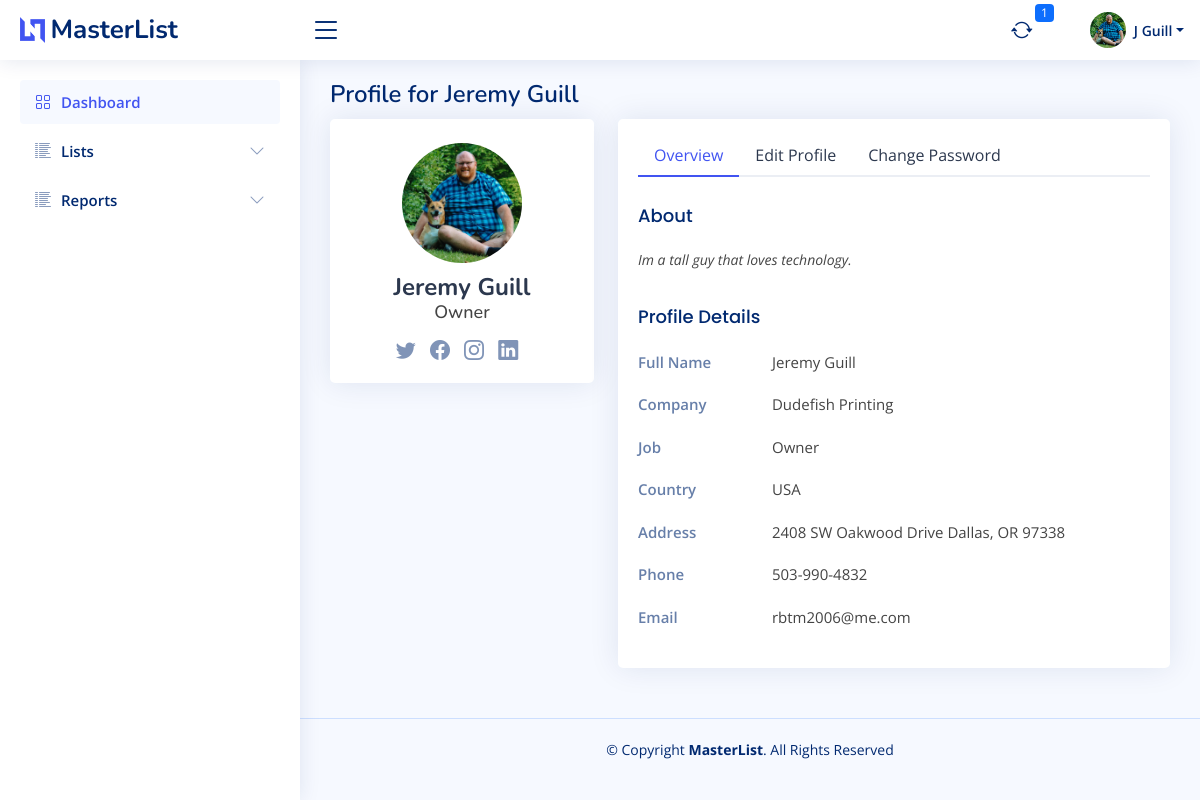
The app's page /profile (signed in) with its own data.
### bazaar/models.py (models this page shows)
class User(db.Model, UserMixin):
    id = db.Column(db.Integer, primary_key=True)
    firstname = db.Column(db.String(150))
    lastname = db.Column(db.String(150))
    company = db.Column(db.String(150))
    title = db.Column(db.String(50))
    aboutme = db.Column(db.Text)
    address = db.Column(db.String(150))
    city = db.Column(db.String(150))
    state = db.Column(db.String(2))
    postalcode = db.Column(db.String(20))
    phone = db.Column(db.String(20))
    email = db.Column(db.String(150), unique=True)
    dob = db.Column(db.Date)
    avatar_filename = db.Column(db.Text)
    avatar_url = db.Column(db.String(250))
    twitter = db.Column(db.String(255))
    instagram = db.Column(db.String(255))
    facebook = db.Column(db.String(255))
    linkedin = db.Column(db.String(255))
    username = db.Column(db.String(150), unique=True)
    password = db.Column(db.String(150))
    date_created = db.Column(db.DateTime(timezone=True), server_default=func.now())
    def fullname(self):
        return self.firstname + " " + self.lastname
    def fulladdress(self):
        return self.address + " " + self.city + ", " + self.state + " " + self.postalcode
    def firstinit_lastname(self):
        return self.firstname[:1] + " " + self.lastname

### bazaar/templates/base/base.py (the view)
@base.route("/profile", methods=["GET", "POST"])
@login_required
def profile():
    if request.method == "POST":
        record = db.session.query(User).filter(User.id == current_user.id).first()
        data = request.form.to_dict()
        for key in data.keys():
            setattr(record, key, data[key])
            db.session.commit()
    return render_template("base/users-profile.html", user=User)

### bazaar/templates/base/base.py (called while the page is built)
@base.app_context_processor
def zipcode_qty_check():
    zipcode_count = db.session.query(func.count(USZip.id)).scalar()
    checking = zipcode_count == 0
    return dict(zipcode_count_check=checking)

@base.app_template_filter()
def format_date(item, fmt="%m/%d/%Y"):
    return item.strftime(fmt)

@base.app_context_processor
def notification_count():
    now = datetime.now()
    days_from_now = datetime.now() + timedelta(days=1)
    notcount = db.session.query(func.count(Booking.id)).filter(
        Booking.active == True,
        Booking.next_touch <= days_from_now
    ).scalar()
    if notcount == 0:
        return dict(notification_count=None)
    else:
        return dict(notification_count=notcount)

@base.app_context_processor
def notifications():
    days_from_now = datetime.now() + timedelta(days=1)
    nots = db.session.query(Booking).filter(
        Booking.active == True,
        Booking.next_touch <= days_from_now
    ).order_by(Booking.next_touch).all()
    return dict(notifications=nots)

def file_exists(file_path):
    return os.path.isfile(file_path)

@base.context_processor
def file_checker():
    file_path = 'bazaar/static/import_files/festivalnet_dot_com.csv'
    return dict(file_present=file_exists(file_path))

### bazaar/templates/base/users-profile.html (shortened to what this page needs)
{% extends "base/base.html" %}
{% block page_title %}
    Profile for {{ current_user.fullname().title() }}
{% endblock page_title %}
{% block main_content %}
    <section class="section profile">
        <div class="row">
            <div class="col-xl-4">
                <div class="card">
                    <div class="card-body profile-card pt-4 d-flex flex-column align-items-center">
                        <img src="{{ url_for('static',filename='img/avatar/'+current_user.avatar_filename) }}"
                             alt="Profile" class="rounded-circle">
                        <h2>{{ current_user.fullname().title() }}</h2>
                        <h3>{% if current_user.title != None %}{{ current_user.title }}{% endif %}</h3>
                        <div class="social-links mt-2">
                            {% if current_user.twitter != None %}
                                <a href="{{ current_user.twitter }}" class="twitter"><i class="bi bi-twitter"></i></a>
                            {% endif %}
                            {% if current_user.facebook != None %}
                                <a href="{{ current_user.facebook }}" class="facebook"><i
                                        class="bi bi-facebook"></i></a>
                            {% endif %}
                            {% if current_user.instagram != None %}
                                <a href="{{ current_user.instagram }}" class="instagram"><i class="bi bi-instagram"></i></a>
                            {% endif %}
                            {% if current_user.linkedin != None %}
                                <a href="{{ current_user.linkedin }}" class="linkedin"><i
                                        class="bi bi-linkedin"></i></a>
                            {% endif %}
                        </div>
                    </div>
                </div>
            </div>
            <div class="col-xl-8">
                <div class="card">
                    <div class="card-body pt-3">
                        <ul class="nav nav-tabs nav-tabs-bordered">
                            <li class="nav-item">
                                <button class="nav-link active" data-bs-toggle="tab" data-bs-target="#profile-overview">
                                    Overview
                                </button>
                            </li>
                            <li class="nav-item">
                                <button class="nav-link" data-bs-toggle="tab" data-bs-target="#profile-edit">Edit
                                    Profile
                                </button>
                            </li>
                            <li class="nav-item">
                                <button class="nav-link" data-bs-toggle="tab" data-bs-target="#profile-change-password">
                                    Change Password
                                </button>
                            </li>
                        </ul>
                        <div class="tab-content pt-2">
                            <div class="tab-pane fade show active profile-overview" id="profile-overview">
                                {% if current_user.aboutme != None %}
                                    <h5 class="card-title">About</h5>
                                    <p class="small fst-italic">{{ current_user.aboutme.capitalize() }}</p>
                                {% endif %}
                                <h5 class="card-title">Profile Details</h5>
                                <div class="row">
                                    <div class="col-lg-3 col-md-4 label ">Full Name</div>
                                    <div class="col-lg-9 col-md-8">{{ current_user.fullname().title() }}</div>
                                </div>
                                <div class="row">
                                    <div class="col-lg-3 col-md-4 label">Company</div>
                                    <div class="col-lg-9 col-md-8">{{ current_user.company }}</div>
                                </div>
                                <div class="row">
                                    <div class="col-lg-3 col-md-4 label">Job</div>
                                    <div class="col-lg-9 col-md-8">{{ current_user.title }}</div>
                                </div>
                                <div class="row">
                                    <div class="col-lg-3 col-md-4 label">Country</div>
                                    <div class="col-lg-9 col-md-8">USA</div>
                                </div>
                                <div class="row">
                                    <div class="col-lg-3 col-md-4 label">Address</div>
                                    <div class="col-lg-9 col-md-8">{{ current_user.fulladdress() }}</div>
                                </div>
                                <div class="row">
                                    <div class="col-lg-3 col-md-4 label">Phone</div>
                                    <div class="col-lg-9 col-md-8">{{ current_user.phone }}</div>
                                </div>
                                <div class="row">
                                    <div class="col-lg-3 col-md-4 label">Email</div>
                                    <div class="col-lg-9 col-md-8">{{ current_user.email }}</div>
                                </div>
                            </div>
                        </div>
                    </div>
                </div>
            </div>
        </div>
    </section>
{% endblock main_content %}

### bazaar/templates/base/base.html (shortened to what this page needs)
<!DOCTYPE html>
<html lang="en">
<head>
    <link href="https://cdn.jsdelivr.net/npm/bootstrap@5.0.2/dist/css/bootstrap.min.css" rel="stylesheet"
>
    <link href="{{ url_for('static',filename='/vendor/bootstrap-icons/bootstrap-icons.css') }}" rel="stylesheet">
    <link href="{{ url_for('static',filename='/vendor/boxicons/css/boxicons.min.css') }}" rel="stylesheet">
    <link href="{{ url_for('static',filename='css/style.css') }}" rel="stylesheet">
    <link rel="stylesheet" type="text/css" href="https://cdn.datatables.net/1.10.12/css/jquery.dataTables.min.css">
    <link rel="stylesheet" type="text/css" href="https://cdn.datatables.net/1.10.13/css/dataTables.bootstrap.min.css">
</head>
<body>
{% include 'base/header.html' %}
{% include 'base/sidebar.html' %}
<main id="main" class="main">
    <div class="pagetitle">
        <h1>{% block page_title %}Dashboard{% endblock page_title %}</h1>
    </div>
    {% block main_content %}
    {% endblock main_content %}
</main>
<footer id="footer" class="footer">
    <div class="copyright">
        &copy; Copyright <strong><span>MasterList</span></strong>. All Rights Reserved
    </div>
</footer>
</body>
</html>

### bazaar/templates/base/header.html (shortened to what this page needs)
<header id="header" class="header fixed-top d-flex align-items-center">
    <div class="d-flex align-items-center justify-content-between">
        <a href="{{ url_for('base.home') }}" class="logo d-flex align-items-center">
            <img src="{{ url_for('static', filename="img/logo.png") }}"
                 alt="">
            <span class="d-none d-lg-block">MasterList</span>
        </a>
        <i class="bi bi-list toggle-sidebar-btn"></i>
    </div>
    <nav class="header-nav ms-auto">
        <ul class="d-flex align-items-center">
            <li class="nav-item dropdown" id="notifications">
                <a class="nav-link nav-icon" href="#" data-bs-toggle="dropdown">
                    <i class="bi bi-arrow-repeat"></i>
                    <span class="badge bg-primary badge-number">{{ notification_count }}</span>
                </a>
            </li>
            <li class="nav-item dropdown pe-3" id="profile">
                <a class="nav-link nav-profile d-flex align-items-center pe-0" href="#" data-bs-toggle="dropdown"
                   id="navbarProfile">
                    <img src="{{ url_for('static', filename='img/avatar/'+current_user.avatar_filename) }}"
                         alt="Profile" class="rounded-circle">
                    <span class="d-none d-md-block dropdown-toggle ps-2">{{ current_user.firstinit_lastname() }}</span>
                </a>
            </li>
        </ul>
    </nav>
</header>

### bazaar/templates/base/sidebar.html (shortened to what this page needs)
<aside id="sidebar" class="sidebar">
    <ul class="sidebar-nav" id="sidebar-nav">
        <li class="nav-item">
            <a class="nav-link " href="{{ url_for('base.home') }}">
                <i class="bi bi-grid"></i>
                <span>Dashboard</span>
            </a>
        </li>
        <li class="nav-item">
            <a class="nav-link collapsed" data-bs-target="#lists-nav" data-bs-toggle="collapse" href="#">
                <i class="bi bi-list-columns-reverse"></i><span>Lists</span><i class="bi bi-chevron-down ms-auto"></i>
            </a>
        </li>
        <li class="nav-item">
            <a class="nav-link collapsed" data-bs-target="#reports-nav" data-bs-toggle="collapse" href="#">
                <i class="bi bi-list-columns-reverse"></i><span>Reports</span><i class="bi bi-chevron-down ms-auto"></i>
            </a>
        </li>
    </ul>
</aside>

### bazaar/static/css/style.css (style rules this page uses)
:root { scroll-behavior: smooth; }
body { font-family: "Open Sans", sans-serif; background: #f6f9ff; color: #444444; }
a { color: #4154f1; text-decoration: none; }
h1, h2, h3, h4, h5, h6 { font-family: "Nunito", sans-serif; }
#main { margin-top: 60px; padding: 20px 30px; transition: all 0.3s; }
.pagetitle { margin-bottom: 10px; }
.pagetitle h1 { font-size: 24px; margin-bottom: 0; font-weight: 600; color: #012970; }
.card { margin-bottom: 30px; border: none; border-radius: 5px; box-shadow: 0 0 30px rgba(1, 41, 112, 0.1); }
.card-title { padding: 20px 0 15px 0; font-size: 18px; font-weight: 500; color: #012970; font-family: "Poppins", sans-serif; }
.card-body { padding: 0 20px 20px 20px; }
.nav-tabs-bordered { border-bottom: 2px solid #ebeef4; }
.nav-tabs-bordered .nav-link { margin-bottom: -2px; border: none; color: #2c384e; }
.nav-tabs-bordered .nav-link.active { background-color: #fff; color: #4154f1; border-bottom: 2px solid #4154f1; }
.logo { line-height: 1; }
@media (min-width: 1200px) { .logo { width: 280px; } }
.logo img { max-height: 26px; margin-right: 6px; }
.logo span { font-size: 26px; font-weight: 700; color: #012970; font-family: "Nunito", sans-serif; }
.header { transition: all 0.5s; z-index: 997; height: 60px; box-shadow: 0 2px 20px rgba(1, 41, 112, 0.1); background-color: #fff; padding-left: 20px; }
.header .toggle-sidebar-btn { font-size: 32px; padding-left: 10px; cursor: pointer; color: #012970; }
.header-nav ul { list-style: none; }
.header-nav > ul { margin: 0; padding: 0; }
.header-nav .nav-icon { font-size: 22px; color: #012970; margin-right: 25px; position: relative; }
.header-nav .nav-profile { color: #012970; }
.header-nav .nav-profile img { max-height: 36px; }
.header-nav .nav-profile span { font-size: 14px; font-weight: 600; }
.header-nav .badge-number { position: absolute; inset: -2px -5px auto auto; font-weight: normal; font-size: 12px; padding: 3px 6px; }
.sidebar { position: fixed; top: 60px; left: 0; bottom: 0; width: 300px; z-index: 996; transition: all 0.3s; padding: 20px; overflow-y: auto; scrollbar-width: thin; scrollbar-color: #aab7cf transparent; box-shadow: 0 0 20px rgba(1, 41, 112, 0.1); background-color: #fff; }
@media (min-width: 1200px) { #main, #footer { margin-left: 300px; } }
.sidebar-nav { padding: 0; margin: 0; list-style: none; }
.sidebar-nav li { padding: 0; margin: 0; list-style: none; }
.sidebar-nav .nav-item { margin-bottom: 5px; }
.sidebar-nav .nav-link { display: flex; align-items: center; font-size: 15px; font-weight: 600; color: #4154f1; transition: 0.3s; background: #f6f9ff; padding: 10px 15px; border-radius: 4px; }
.sidebar-nav .nav-link i { font-size: 16px; margin-right: 10px; color: #4154f1; }
.sidebar-nav .nav-link.collapsed { color: #012970; background: #fff; }
.sidebar-nav .nav-link.collapsed i { color: #899bbd; }
.sidebar-nav .nav-link .bi-chevron-down { margin-right: 0; transition: transform 0.2s ease-in-out; }
.profile .profile-card img { max-width: 120px; }
.profile .profile-card h2 { font-size: 24px; font-weight: 700; color: #2c384e; margin: 10px 0 0 0; }
.profile .profile-card h3 { font-size: 18px; }
.profile .profile-card .social-links a { font-size: 20px; display: inline-block; color: rgba(1, 41, 112, 0.5); line-height: 0; margin-right: 10px; transition: 0.3s; }
.profile .profile-overview .row { margin-bottom: 20px; font-size: 15px; }
.profile .profile-overview .card-title { color: #012970; }
.profile .profile-overview .label { font-weight: 600; color: rgba(1, 41, 112, 0.6); }
.footer { padding: 20px 0; font-size: 14px; transition: all 0.3s; border-top: 1px solid #cddfff; }
.footer .copyright { text-align: center; color: #012970; }

### records on screen
User: avatar_filename (picture), firstinit_lastname "J Guill", fullname "Jeremy Guill", title "Owner", aboutme "Im a tall guy that loves technology.", company "Dudefish Printing", fulladdress "2408 SW Oakwood Drive Dallas, OR 97338", phone "503-990-4832", email "rbtm2006@me.com"

### other values on screen
{{ notification_count }} "1"
